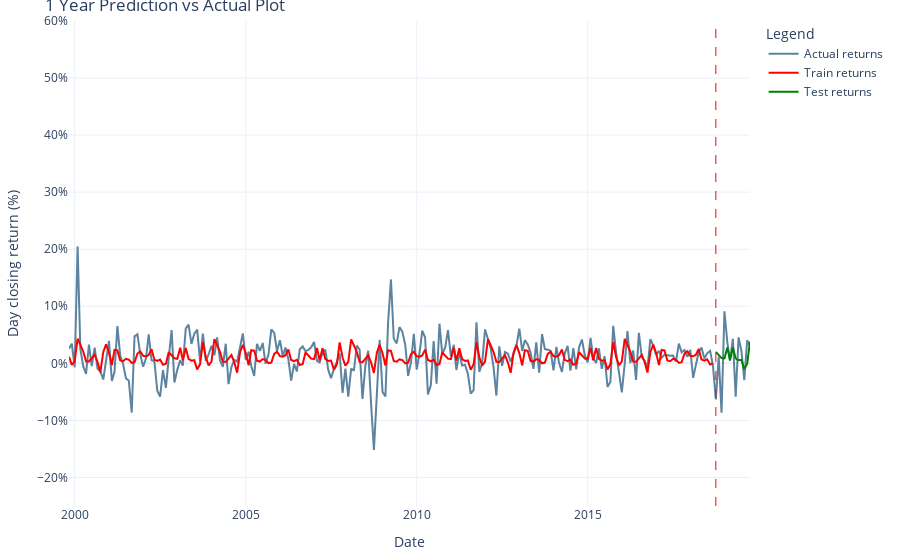

The code cell stored with this chart in its notebook:
### Markdown cell above
### 6 months Actual vs Prediction

### Code cell
importlib.reload(prophet_utils)
importlib.reload(plots)

forecasts_6m = prophet_utils.train_predict(dataframe=df_train, months=6)
#
plots.plot_lines_actual_vs_predicted(df_pct=df_train, forecasts=forecasts_6m, months=6)

### Figure 1 — Plotly figure (JSON) as saved in the notebook; plotly's stock layout.template omitted (floating-point values rounded to 4 significant figures; data arrays with more than 128 entries replaced by an {"elided": "..."} marker saying what was removed)
{"data": [{"line": {"color": "#5c839f", "width": 2}, "mode": "lines", "name": "Actual returns", "x": {"elided": "240 str values"}, "y": {"elided": "240 float values"}, "type": "scatter"}, {"line": {"color": "red", "width": 2}, "mode": "lines", "name": "Train returns", "x": {"elided": "227 str values"}, "y": {"elided": "227 float values"}, "type": "scatter"}, {"line": {"color": "green", "width": 2}, "mode": "lines", "name": "Test returns", "x": ["2018-10-01", "2018-11-01", "2018-12-01", "2019-01-01", "2019-02-01", "2019-03-01", "2019-04-01", "2019-05-01", "2019-06-01", "2019-07-01", "2019-08-01", "2019-09-01", "2019-10-01"], "y": [0.02012, 0.01466, 0.00928, 0.008561, 0.02792, 0.005967, 0.02763, 0.008597, 0.005442, 0.006202, -0.01011, -0.0004892, 0.03813, -0.005569, -0.05093, -0.0107, 0.1052, -0.003003, 0.03026], "type": "scatter"}], "layout": {"shapes": [{"line": {"color": "red", "dash": "dash", "width": 1}, "type": "line", "x0": "2018-10-01", "x1": "2018-10-01", "xref": "x", "y0": 0, "y1": 1, "yref": "y domain"}], "margin": {"l": 20, "r": 20, "t": 20, "b": 20}, "yaxis": {"title": {"text": "Day closing return (%)"}, "tickformat": ".0%", "range": [-0.25, 0.6]}, "title": {"text": "1 Year Prediction vs Actual Plot"}, "xaxis": {"title": {"text": "Date"}}, "legend": {"title": {"text": "Legend"}}}}
